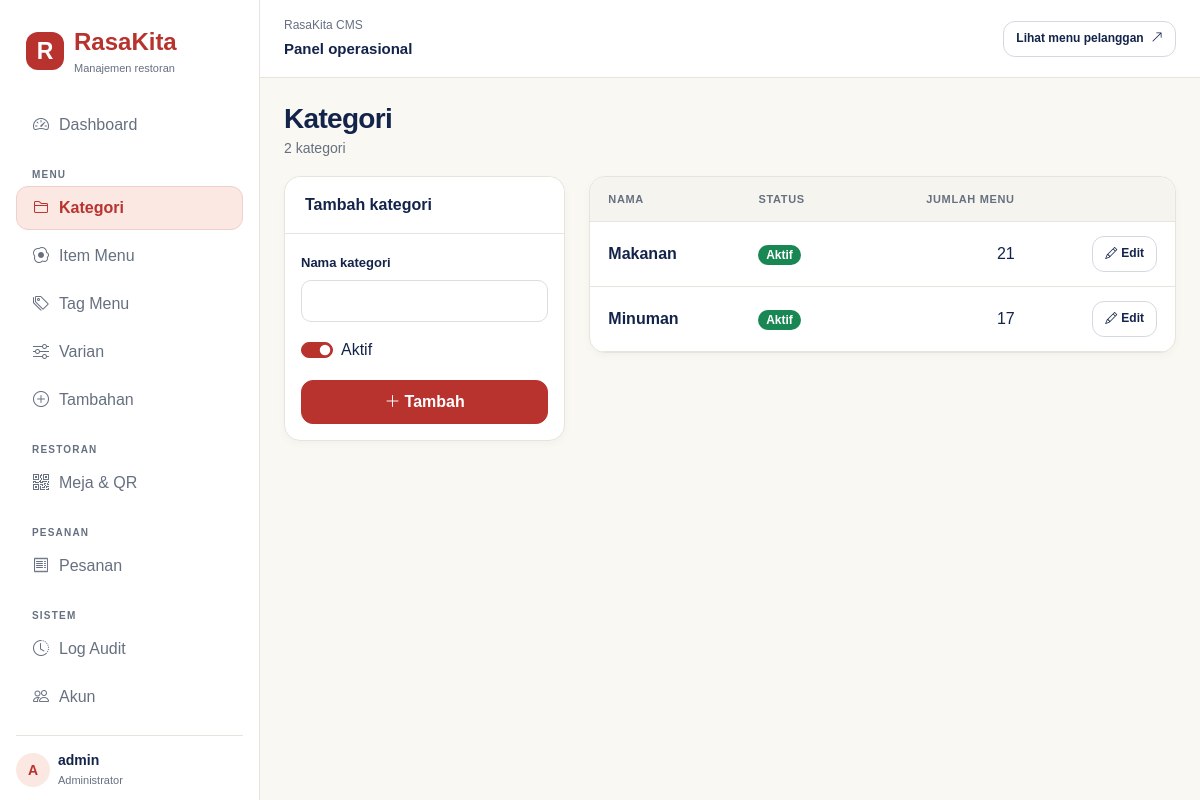
Page /staff/categories/ (signed in) on the committed database.
### menu/models.py (models this page shows, shortened)
class Category(models.Model):
    name = models.CharField(max_length=100, unique=True)
    is_active = models.BooleanField(default=True, db_index=True)
    created_at = models.DateTimeField(auto_now_add=True)
    updated_at = models.DateTimeField(auto_now=True)
    class Meta:
        indexes = [models.Index(fields=["is_active", "name"])]

### users/views.py (the view, shortened to what this page needs)
# urls.py: path('categories/', views.categories, name='categories'),
@cms_required
@require_http_methods(['GET', 'POST'])
def categories(request: HttpRequest) -> HttpResponse:
    records = Category.objects.order_by('name')
    return render(request, 'users/categories.html', {'form': CategoryForm(), 'categories': records})

### users/forms.py
class CategoryForm(BootstrapModelForm):
    class Meta:
        model = Category
        fields = ('name', 'is_active')
        labels = {'name': 'Nama kategori', 'is_active': 'Aktif'}

### users/access.py (called while the page is built)
    @property
    def can_manage_catalog(self) -> bool:
        return self._user.is_authenticated and self._user.is_staff

### users/views.py (called while the page is built)
def _cms_user(user: AbstractUser | AnonymousUser) -> bool:
    return StaffAccess(user).can_manage_catalog

### users/templates/users/categories.html (shortened to what this page needs)
{% extends 'users/base.html' %}
{% block content %}
<div class="mb-3">
  <h1 class="h3 mb-0">Kategori</h1>
  <small class="text-secondary">{{ categories|length }} kategori</small>
</div>
<div class="row g-4">
  <div class="col-lg-4">
    <div class="card stat">
      <div class="card-header bg-white"><strong>Tambah kategori</strong></div>
      <div class="card-body">
        <form method="post" class="vstack gap-3">
          <div>
            <label class="form-label" for="{{ form.name.id_for_label }}">Nama kategori</label>
            {{ form.name }}
          </div>
          <div class="form-check form-switch">
            {{ form.is_active }}
            <label class="form-check-label" for="{{ form.is_active.id_for_label }}">Aktif</label>
          </div>
          <button class="btn btn-success"><i class="bi bi-plus-lg me-1"></i>Tambah</button>
        </form>
      </div>
    </div>
  </div>
  <div class="col-lg-8">
    <div class="card stat">
      <div class="table-responsive">
        <table class="table align-middle mb-0">
          <thead>
            <tr>
              <th>Nama</th>
              <th>Status</th>
              <th class="text-end">Jumlah menu</th>
              <th></th>
            </tr>
          </thead>
          <tbody>
            {% for category in categories %}
            <tr{% if not category.is_active %} class="text-secondary"{% endif %}>
              <td class="fw-semibold">{{ category.name }}</td>
              <td>{% if category.is_active %}<span class="badge text-bg-success rounded-pill">Aktif</span>{% else %}<span class="badge text-bg-secondary rounded-pill">Nonaktif</span>{% endif %}</td>
              <td class="text-end">{{ category.items.count }}</td>
              <td class="text-end">
                <a class="btn btn-sm btn-outline-secondary" href="{% url 'staff:category-edit' category.pk %}"><i class="bi bi-pencil me-1"></i>Edit</a>
              </td>
            </tr>
            {% empty %}
            <tr>
              <td colspan="4" class="text-center text-secondary py-4">Belum ada kategori. Tambahkan yang pertama di sebelah kiri.</td>
            </tr>
            {% endfor %}
          </tbody>
        </table>
      </div>
    </div>
  </div>
</div>
{% endblock %}

### users/templates/users/nav.html (shortened to what this page needs)
<nav class="nav flex-column gap-1 flex-grow-1">
  <a
    class="px-3 py-2 {% if request.resolver_match.url_name == 'dashboard' %}active{% endif %}"
    href="{% url 'staff:dashboard' %}"
    ><i class="bi bi-speedometer2 me-2"></i>Dashboard</a
  >
  <span class="nav-label mt-3 px-3">MENU</span>
  <a
    class="px-3 py-2 {% if 'categor' in request.resolver_match.url_name %}active{% endif %}"
    href="{% url 'staff:categories' %}"
    ><i class="bi bi-folder2 me-2"></i>Kategori</a
  >
  <a
    class="px-3 py-2 {% if 'menu-item' in request.resolver_match.url_name %}active{% endif %}"
    href="{% url 'staff:menu-items' %}"
    ><i class="bi bi-egg-fried me-2"></i>Item Menu</a
  >
  <a
    class="px-3 py-2 {% if 'tag' in request.resolver_match.url_name %}active{% endif %}"
    href="{% url 'staff:tags' %}"
    ><i class="bi bi-tags me-2"></i>Tag Menu</a
  >
  <a
    class="px-3 py-2 {% if 'variant' in request.resolver_match.url_name %}active{% endif %}"
    href="{% url 'staff:variants' %}"
    ><i class="bi bi-sliders me-2"></i>Varian</a
  >
  <a
    class="px-3 py-2 {% if 'addon' in request.resolver_match.url_name %}active{% endif %}"
    href="{% url 'staff:addons' %}"
    ><i class="bi bi-plus-circle me-2"></i>Tambahan</a
  >
  <span class="nav-label mt-3 px-3">RESTORAN</span>
  <a
    class="px-3 py-2 {% if 'table' in request.resolver_match.url_name %}active{% endif %}"
    href="{% url 'staff:tables' %}"
    ><i class="bi bi-qr-code me-2"></i>Meja &amp; QR</a
  >
  <span class="nav-label mt-3 px-3">PESANAN</span>
  <a
    class="px-3 py-2 {% if 'order' in request.resolver_match.url_name %}active{% endif %}"
    href="{% url 'staff:orders' %}"
    ><i class="bi bi-receipt me-2"></i>Pesanan</a
  >
  <span class="nav-label mt-3 px-3">SISTEM</span>
  <a
    class="px-3 py-2 {% if 'audit' in request.resolver_match.url_name %}active{% endif %}"
    href="{% url 'staff:audit-log' %}"
    ><i class="bi bi-clock-history me-2"></i>Log Audit</a
  >
  {% if request.user.is_superuser %}
  <a
    class="px-3 py-2 {% if 'account' in request.resolver_match.url_name %}active{% endif %}"
    href="{% url 'staff:accounts' %}"
    ><i class="bi bi-people me-2"></i>Akun</a
  >
  {% endif %}
</nav>
<div class="cms-profile pt-3 mt-3 small">
  <div class="d-flex align-items-center gap-2 mb-2">
    <div
      class="cms-avatar rounded-circle d-flex align-items-center justify-content-center fw-semibold"
      style="width: 34px; height: 34px"
    >
      {{ request.user.username|slice:":1"|upper }}
    </div>
    <div>
      <div class="fw-semibold lh-sm">
        {{ request.user.get_full_name|default:request.user.username }}
      </div>
      <div class="cms-profile-role">Administrator</div>
    </div>
  </div>
</div>

### users/static/users/css/cms-shell.css (style rules this page uses)
.cms-app { --brand:#b8322e;--brand-dark:#962722;--brand-soft:#fbe8e3; --cms-ink:#13234a;--cms-muted:#667080;--cms-line:#e6e4dc; --bs-body-color:var(--cms-ink);--bs-body-bg:#faf8f2; --bs-border-color:var(--cms-line);--bs-border-radius:12px; --bs-link-color:var(--brand);--bs-link-hover-color:var(--brand-dark); --bs-link-color-rgb:184,50,46;--bs-link-hover-color-rgb:150,39,34; --bs-primary:#b8322e;--bs-primary-rgb:184,50,46; margin:0;background:var(--bs-body-bg);color:var(--cms-ink); font-family:Arial,Helvetica,sans-serif; }
.cms-app * { box-sizing:border-box }
.cms-app .text-secondary { color:var(--cms-muted)!important }
.cms-app h1,.cms-app h2,.cms-app h3 { font-weight:700;letter-spacing:-.025em }
.cms-app .sidebar a:not(.brand) { color:var(--cms-muted);text-decoration:none;border-radius:12px;min-height:44px;display:flex;align-items:center;gap:2px;border:1px solid transparent }
.cms-app .sidebar a.active { color:var(--brand);background:var(--brand-soft);border-color:#f0d0c9;font-weight:700 }
.cms-app .nav-label { font-size:10px;font-weight:700;letter-spacing:.12em;color:var(--cms-muted) }
.cms-app .cms-profile { color:var(--cms-ink);border-top:1px solid var(--cms-line) }
.cms-app .cms-profile-role { color:var(--cms-muted);font-size:11px;margin-top:3px }
.cms-app .cms-avatar { background:var(--brand-soft);color:var(--brand);width:34px;height:34px;flex-shrink:0 }
.cms-app .btn { border-radius:12px;font-weight:600;min-height:42px;padding:9px 16px }
.cms-app .btn-sm { font-size:12px;min-height:36px;padding:7px 12px }
.cms-app .btn-success,.cms-app .btn-primary { --bs-btn-bg:var(--brand);--bs-btn-border-color:var(--brand);--bs-btn-color:#fff; --bs-btn-hover-bg:var(--brand-dark);--bs-btn-hover-border-color:var(--brand-dark); --bs-btn-active-bg:var(--brand-dark);--bs-btn-active-border-color:var(--brand-dark); --bs-btn-disabled-bg:var(--brand);--bs-btn-disabled-border-color:var(--brand); }
.cms-app .btn-outline-secondary { --bs-btn-color:var(--cms-ink);--bs-btn-border-color:#d5d8df;--bs-btn-hover-bg:#edf0f8;--bs-btn-hover-color:var(--cms-ink);--bs-btn-hover-border-color:#bcc3d6 }
.cms-app .form-control,.cms-app .form-select { background-color:#fff;border-color:#dcdedc;color:var(--cms-ink);min-height:42px;border-radius:10px }
.cms-app .form-check-input:checked { background-color:var(--brand);border-color:var(--brand) }
.cms-app .form-label { font-size:13px;font-weight:600 }
.cms-app .stat,.cms-app .form-card { border:1px solid var(--cms-line);border-radius:16px;background:#fff;box-shadow:0 3px 8px #13234a08 }
.cms-app .card-header { padding:16px 20px;border-bottom-color:var(--cms-line);border-radius:16px 16px 0 0;background:#fff!important }
.cms-app .table { --bs-table-color:var(--cms-ink);--bs-table-border-color:var(--cms-line);--bs-table-bg:transparent }
.cms-app .table-responsive { max-width:100%;border-radius:16px;overscroll-behavior-x:contain }
.cms-app .table>:not(caption)>*>* { padding:14px 18px;white-space:nowrap }
.cms-app .table thead th { background:#f6f4ee;color:var(--cms-muted);font-size:11px;letter-spacing:.06em;text-transform:uppercase;font-weight:700 }
.cms-app .content h1,.cms-app .content p,.cms-app .cms-profile { overflow-wrap:anywhere }

### rows in the picture
Category: name "Makanan", is_active "Aktif", items.count "21"
Category: name "Minuman", is_active "Aktif", items.count "17"

### other values in the picture
{{ request.user.username|slice:":1"|upper }} "A"
{{ request.user.get_full_name|default:request.user.username }} "admin"
{{ categories|length }} "2"
